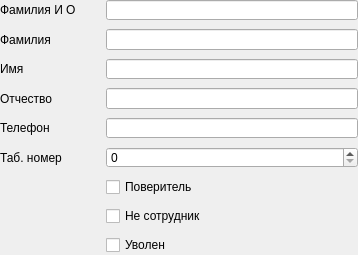
<?xml version="1.0" encoding="UTF-8"?>
<ui version="4.0">
 <class>Dialog</class>
 <widget class="QDialog" name="Dialog">
  <property name="geometry">
   <rect>
    <x>0</x>
    <y>0</y>
    <width>358</width>
    <height>255</height>
   </rect>
  </property>
  <property name="minimumSize">
   <size>
    <width>358</width>
    <height>255</height>
   </size>
  </property>
  <property name="maximumSize">
   <size>
    <width>600</width>
    <height>255</height>
   </size>
  </property>
  <property name="windowTitle">
   <string>Dialog</string>
  </property>
  <layout class="QFormLayout" name="formLayout">
   <property name="fieldGrowthPolicy">
    <enum>QFormLayout::AllNonFixedFieldsGrow</enum>
   </property>
   <property name="verticalSpacing">
    <number>9</number>
   </property>
   <property name="margin">
    <number>0</number>
   </property>
   <item row="0" column="0">
    <widget class="QLabel" name="label">
     <property name="minimumSize">
      <size>
       <width>100</width>
       <height>0</height>
      </size>
     </property>
     <property name="text">
      <string>Фамилия И O</string>
     </property>
     <property name="buddy">
      <cstring>leFIO</cstring>
     </property>
    </widget>
   </item>
   <item row="0" column="1">
    <widget class="QLineEdit" name="leFIO">
     <property name="minimumSize">
      <size>
       <width>150</width>
       <height>0</height>
      </size>
     </property>
     <property name="field" stdset="0">
      <string>FIO</string>
     </property>
    </widget>
   </item>
   <item row="1" column="0">
    <widget class="QLabel" name="label_2">
     <property name="minimumSize">
      <size>
       <width>100</width>
       <height>0</height>
      </size>
     </property>
     <property name="text">
      <string>Фамилия</string>
     </property>
     <property name="buddy">
      <cstring>leFamily</cstring>
     </property>
    </widget>
   </item>
   <item row="1" column="1">
    <widget class="QLineEdit" name="leFamily">
     <property name="minimumSize">
      <size>
       <width>150</width>
       <height>0</height>
      </size>
     </property>
     <property name="field" stdset="0">
      <string>Family</string>
     </property>
    </widget>
   </item>
   <item row="2" column="0">
    <widget class="QLabel" name="label_3">
     <property name="minimumSize">
      <size>
       <width>100</width>
       <height>0</height>
      </size>
     </property>
     <property name="text">
      <string>Имя</string>
     </property>
     <property name="buddy">
      <cstring>leFirstName</cstring>
     </property>
    </widget>
   </item>
   <item row="2" column="1">
    <widget class="QLineEdit" name="leFirstName">
     <property name="minimumSize">
      <size>
       <width>150</width>
       <height>0</height>
      </size>
     </property>
     <property name="field" stdset="0">
      <string>FirstName</string>
     </property>
    </widget>
   </item>
   <item row="3" column="0">
    <widget class="QLabel" name="label_4">
     <property name="minimumSize">
      <size>
       <width>100</width>
       <height>0</height>
      </size>
     </property>
     <property name="text">
      <string>Отчество</string>
     </property>
     <property name="buddy">
      <cstring>leSecondName</cstring>
     </property>
    </widget>
   </item>
   <item row="3" column="1">
    <widget class="QLineEdit" name="leSecondName">
     <property name="minimumSize">
      <size>
       <width>150</width>
       <height>0</height>
      </size>
     </property>
     <property name="field" stdset="0">
      <string>SecondName</string>
     </property>
    </widget>
   </item>
   <item row="4" column="0">
    <widget class="QLabel" name="label_5">
     <property name="text">
      <string>Телефон</string>
     </property>
    </widget>
   </item>
   <item row="4" column="1">
    <widget class="QLineEdit" name="lePhone">
     <property name="field" stdset="0">
      <string>phone</string>
     </property>
    </widget>
   </item>
   <item row="5" column="0">
    <widget class="QLabel" name="label_6">
     <property name="text">
      <string>Таб. номер</string>
     </property>
    </widget>
   </item>
   <item row="8" column="1">
    <widget class="QCheckBox" name="cbIsExternal">
     <property name="text">
      <string>Поверитель</string>
     </property>
     <property name="field" stdset="0">
      <string>IsSupervisor</string>
     </property>
    </widget>
   </item>
   <item row="10" column="1">
    <widget class="QCheckBox" name="cbIsDismiss">
     <property name="text">
      <string>Уволен</string>
     </property>
     <property name="field" stdset="0">
      <string>isdismiss</string>
     </property>
    </widget>
   </item>
   <item row="5" column="1">
    <widget class="QSpinBox" name="spinBox">
     <property name="maximum">
      <number>999999</number>
     </property>
     <property name="field" stdset="0">
      <string>number</string>
     </property>
    </widget>
   </item>
   <item row="9" column="1">
    <widget class="QCheckBox" name="cbIsExternal_2">
     <property name="text">
      <string>Не сотрудник</string>
     </property>
     <property name="field" stdset="0">
      <string>IsExternal</string>
     </property>
    </widget>
   </item>
  </layout>
 </widget>
 <resources/>
 <connections/>
</ui>
